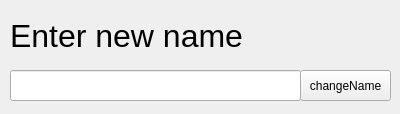
<?xml version="1.0" encoding="UTF-8"?>
<ui version="4.0">
 <class>SetNewName</class>
 <widget class="QWidget" name="SetNewName">
  <property name="geometry">
   <rect>
    <x>0</x>
    <y>0</y>
    <width>400</width>
    <height>114</height>
   </rect>
  </property>
  <property name="windowTitle">
   <string>SetNewName</string>
  </property>
  <widget class="QLineEdit" name="lineToSet">
   <property name="geometry">
    <rect>
     <x>10</x>
     <y>70</y>
     <width>291</width>
     <height>31</height>
    </rect>
   </property>
  </widget>
  <widget class="QLabel" name="label">
   <property name="geometry">
    <rect>
     <x>10</x>
     <y>20</y>
     <width>311</width>
     <height>31</height>
    </rect>
   </property>
   <property name="font">
    <font>
     <pointsize>24</pointsize>
    </font>
   </property>
   <property name="text">
    <string>Enter new name</string>
   </property>
  </widget>
  <widget class="QPushButton" name="buttonToSet">
   <property name="geometry">
    <rect>
     <x>300</x>
     <y>70</y>
     <width>91</width>
     <height>31</height>
    </rect>
   </property>
   <property name="text">
    <string>changeName</string>
   </property>
  </widget>
 </widget>
 <resources/>
 <connections/>
</ui>
